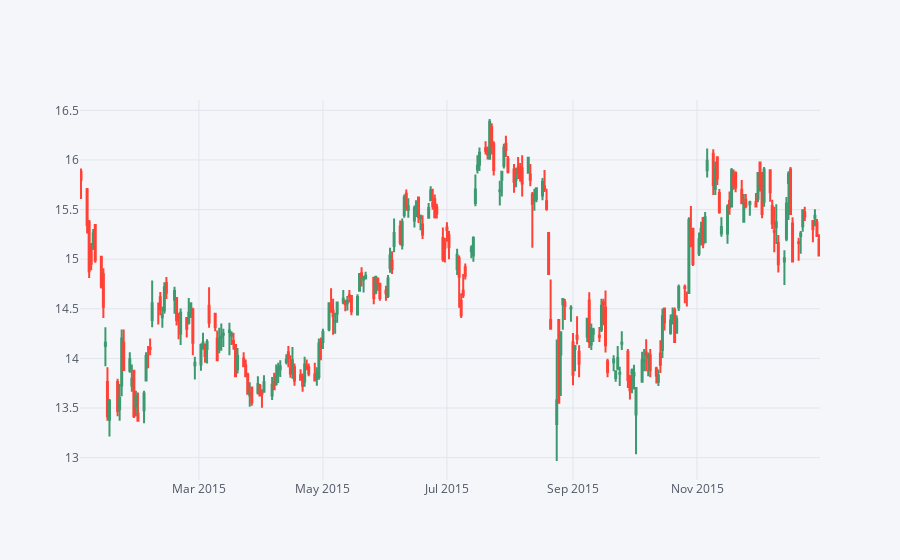

Notebook source saved alongside this figure:
### Markdown cell above
#### Technical analysis plots

### Code cell
BAC[['Open', 'High', 'Low', 'Close']]['2015-01-01':'2016-01-01'].iplot(kind='candle')

### Figure 1 — Plotly figure (JSON) as saved in the notebook; plotly's stock layout.template omitted (floating-point values rounded to 4 significant figures; data arrays with more than 128 entries replaced by an {"elided": "..."} marker saying what was removed)
{"data": [{"close": {"elided": "252 float values"}, "high": {"elided": "252 float values"}, "low": {"elided": "252 float values"}, "open": {"elided": "252 float values"}, "showlegend": false, "type": "candlestick", "x": {"elided": "252 str values"}, "yaxis": "y2"}], "layout": {"legend": {"bgcolor": "#F5F6F9", "font": {"color": "#4D5663"}}, "paper_bgcolor": "#F5F6F9", "plot_bgcolor": "#F5F6F9", "title": {"font": {"color": "#4D5663"}}, "xaxis": {"gridcolor": "#E1E5ED", "rangeslider": {"visible": false}, "showgrid": true, "tickfont": {"color": "#4D5663"}, "title": {"font": {"color": "#4D5663"}, "text": ""}, "zerolinecolor": "#E1E5ED"}, "yaxis": {"gridcolor": "#E1E5ED", "showgrid": true, "showticklabels": false, "tickfont": {"color": "#4D5663"}, "title": {"font": {"color": "#4D5663"}, "text": ""}, "zerolinecolor": "#E1E5ED"}, "yaxis2": {"gridcolor": "#E1E5ED", "showgrid": true, "tickfont": {"color": "#4D5663"}, "title": {"font": {"color": "#4D5663"}, "text": ""}, "zerolinecolor": "#E1E5ED"}}}
